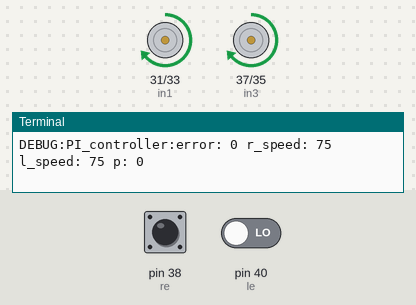
Simulated run of this program. Board: Raspberry Pi (header pin numbers). Parts: motor-driver pin pairs drawn as motors (green arrow = first pin HIGH = forward, orange = second pin HIGH = backward, longer = more drive), the last lines printed to the terminal. The test bench sets the inputs (shaded band); at power-on: pin 38 (re) LOW, pin 40 (le) LOW. Threads take turns every 2 ms; the clock reads 2024-03-15 10:24:30 at power-on unless the program sets it.

Above: at 1.2 s.
1.3 s: pin 38 (re) driven HIGH
At 2.5 s:
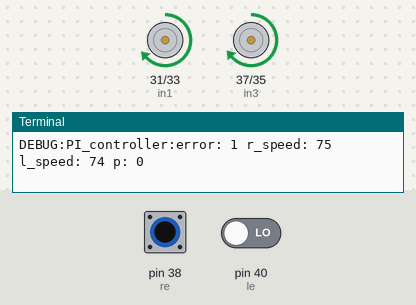
2.8 s: pin 38 (re) pulsed LOW 5 times (0.12 s each, 0.3 s apart)
At 3.31 s:
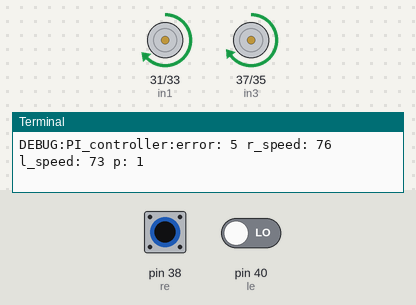
Timing chart, 0 to 5.8 s (numbered marks = the images above; inputs shaded):
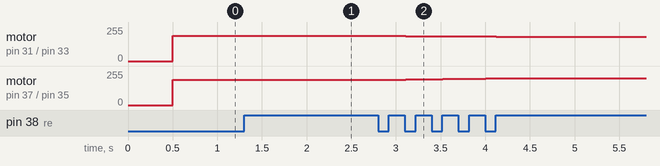

The program:

PID_tests.py
```python
import RPi.GPIO as GPIO
import atexit
import time
import logging
import math
import threading
GPIO.setmode(GPIO.BOARD)
GPIO.setwarnings(False)

in1 = 31
in2 = 33
in3 = 37
in4 = 35
re = 38
le = 40

GPIO.setup(in1, GPIO.OUT)
GPIO.setup(in2, GPIO.OUT)
GPIO.setup(in3, GPIO.OUT)
GPIO.setup(in4, GPIO.OUT)

GPIO.setup(re, GPIO.IN)
GPIO.setup(le, GPIO.IN)

hz = 100
speed = 75

motor1f = GPIO.PWM(in1, hz)
motor1b = GPIO.PWM(in2, hz)
motor2f = GPIO.PWM(in3, hz)
motor2b = GPIO.PWM(in4, hz)

def changeMotorSpeed(motor, dutyCycle):
    motor.changeDutyCycle(dutyCycle)

def stop():
    motor1f.ChangeDutyCycle(0)
    motor1b.ChangeDutyCycle(0)
    motor2f.ChangeDutyCycle(0)
    motor2b.ChangeDutyCycle(0)

def printing():
    print("final rec:", rec)
    print("final lec:", lec)
    right_distance = math.pi / 40 * rec * 6.5 # 6.5 cm wheel diameter (assume for both idc)
    left_distance = math.pi / 40 * lec * 6.5
    print("right motor distance travelled = ", right_distance," cm")
    print("left motor distance travelled = ", left_distance," cm")

atexit.register(stop)

logger = logging.getLogger("PI_controller")
logging.basicConfig(level=logging.DEBUG)
rec = 0
lec = 0
atexit.register(printing)

lock1 = threading.Lock()
lock2 = threading.Lock()

def rightEncoder():
    global re, rec, lock1
    previousrec = GPIO.input(re)

    while True:
        time.sleep(0.001)
        lock1.acquire()
        rightinput = GPIO.input(re)

        # if the encoder changed, increment lec
        if rightinput != previousrec:
            rec+=1
            previousrec = rightinput

        lock1.release()

def leftEncoder():
    global le, lec, lock2
    previouslec = GPIO.input(le)

    while True:
        time.sleep(0.001)
        lock2.acquire()
        leftinput = GPIO.input(le)

        # if the encoder changed, increment lec
        if leftinput != previouslec:
            lec+=1
            previouslec = leftinput

        lock2.release()

def PIController():
    global speed, motor1f, motor2f, logger, speed


    # PID constants
    pK = 0.3
    iK = 0
    i_sum = 0
    dK = 0
    delta_error = 0
    x_distance_error = 0
    y_distance_error = 200 # this is the error from distance wanted to reach
    rxes = 0 # this is the recurring x distance error sum

    while True:
        time.sleep(0.01)
        global rec, lec, speed


        error = rec - lec # if positive, lec overshoot & vice versa


        delta_error = error - delta_error
        i_sum += error

        theta = math.pi/40 * error

        x_distance_error = 6.5*(1 - math.cos(theta))
        rxes += x_distance_error

        theta = abs(theta)
        x = math.cos(theta)
        if x == 1:
            theta_t = 0
        else:
            theta_t = math.atan(math.sin(theta) / x) * 180 / math.pi

        p = pK * error

        i = iK * i_sum

        d = dK * delta_error

        logger.debug(f"""error: {error} r_speed: {int(speed+p)} l_speed: {int(speed-p)} p: {int(p)}""")


        motor1f.ChangeDutyCycle(int(speed-p+d))
        motor2f.ChangeDutyCycle(int(speed+p+d))


#starting threads
rightThreadForMotor = threading.Thread(target=rightEncoder)
leftThreadForMotor = threading.Thread(target=leftEncoder)
reclecThread = threading.Thread(target=PIController, daemon=True)

leftThreadForMotor.start()
rightThreadForMotor.start()
reclecThread.start()


time.sleep(0.5)
motor1f.start(speed)
motor2f.start(speed)
```

Measured:
- after the input at 1.3 s, motor on pin 31 (in1) / pin 33 (in2): forward 191/255 → forward 189/255 at once
- after the input at 2.8 s, motor on pin 31 (in1) / pin 33 (in2): forward 189/255 → forward 186/255 after 0.31 s, → forward 184/255 0.42 s later, → forward 181/255 0.60 s later; motor on pin 37 (in3) / pin 35 (in4): forward 191/255 → forward 194/255 after 0.31 s, → forward 196/255 0.42 s later, → forward 199/255 0.48 s later
